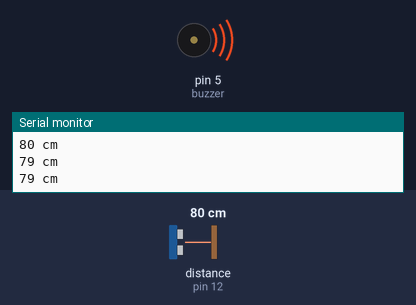
A sketch run on a simulated Arduino Uno, built with avr-gcc and run on an emulated ATmega328P. Shown: buzzer (waves = sounding), the last lines printed to the serial monitor. Wiring (inferred from the names in the program): ultrasonic range finder: trigger pin 13; echo pin 12. The inputs (shaded band) are chosen by the test bench; at power-on: distance to the obstacle (sensor on pin 12) 80 cm. The echo pulse lasts 58.3 µs per cm.

Above: at 1.3 s.
1.4 s: distance to the obstacle (sensor on pin 12) set to 6 cm
At 2.5 s:
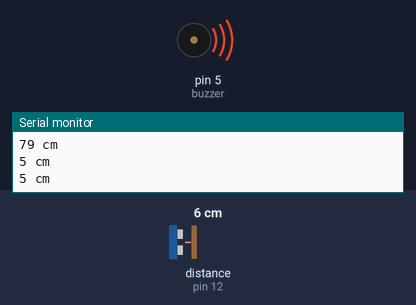
2.9 s: distance to the obstacle (sensor on pin 12) set to 3 cm
At 4.1 s:
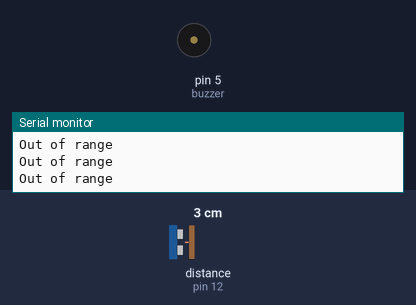
4.5 s: distance to the obstacle (sensor on pin 12) set to 9 cm
At 5.3 s:
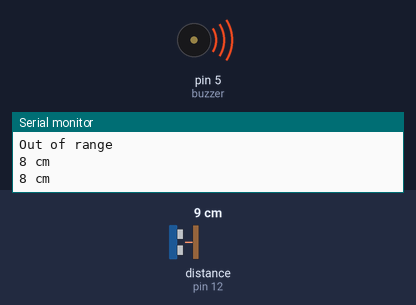
6.0 s: distance to the obstacle (sensor on pin 12) set to 2 cm
At 6.6 s:
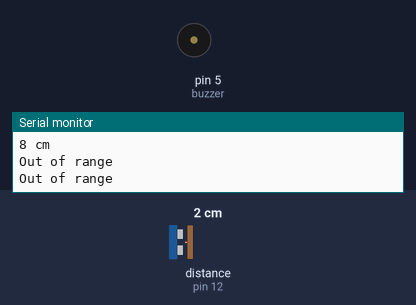
Timing chart, 0 to 8.5 s (numbered marks = the images above; inputs shaded):
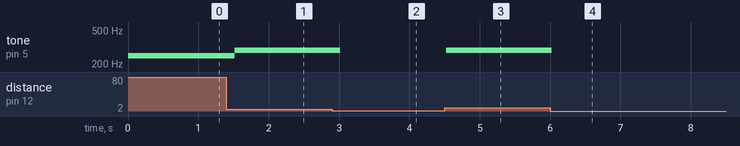

Measured:
- the behaviour switches between 5 and 4 cm on distance to the obstacle (sensor on pin 12) (found by bisection; images 1 and 2)
- after the input at 1.4 s, tone on pin 5 (buzzer): 250 Hz → 290 Hz after 0.12 s
- after the input at 2.9 s, tone on pin 5 (buzzer): 290 Hz → silent after 0.12 s
- after the input at 4.5 s, tone on pin 5 (buzzer): silent → 290 Hz at once
- after the input at 6.0 s, tone on pin 5 (buzzer): 290 Hz → silent at once

The sketch:

buzzer_us.ino
```cpp
#define trigPin 13
#define echoPin 12
#define buzzer 5
int sound = 250;
void setup() {
  Serial.begin (9600);
  pinMode(trigPin, OUTPUT);
  pinMode(echoPin, INPUT);
  pinMode(buzzer, OUTPUT);

}

void loop() {
  long duration, distance;
  digitalWrite(trigPin, LOW);
  delayMicroseconds(2);
  digitalWrite(trigPin, HIGH);
  delayMicroseconds(10);
  digitalWrite(trigPin, LOW);
  duration = pulseIn(echoPin, HIGH);
  distance = (duration/2) / 29.1;


  if (distance <= 30) {
    sound = 250;
}
  if (distance < 25) {
      ;
      sound = 260;
}
  if (distance < 20) {

      sound = 270;

  }
  if (distance < 15) {

    sound = 280;
}
  if (distance < 10) {

    sound = 290;
}

  if (distance < 5) {

    sound = 300;
}


  if (distance < 4 || distance <= 0){
    Serial.println("Out of range");
    noTone(buzzer);
  }
  else {
    Serial.print(distance);
    Serial.println(" cm");
    tone(buzzer, sound);

  }
  delay(500);
}
```
